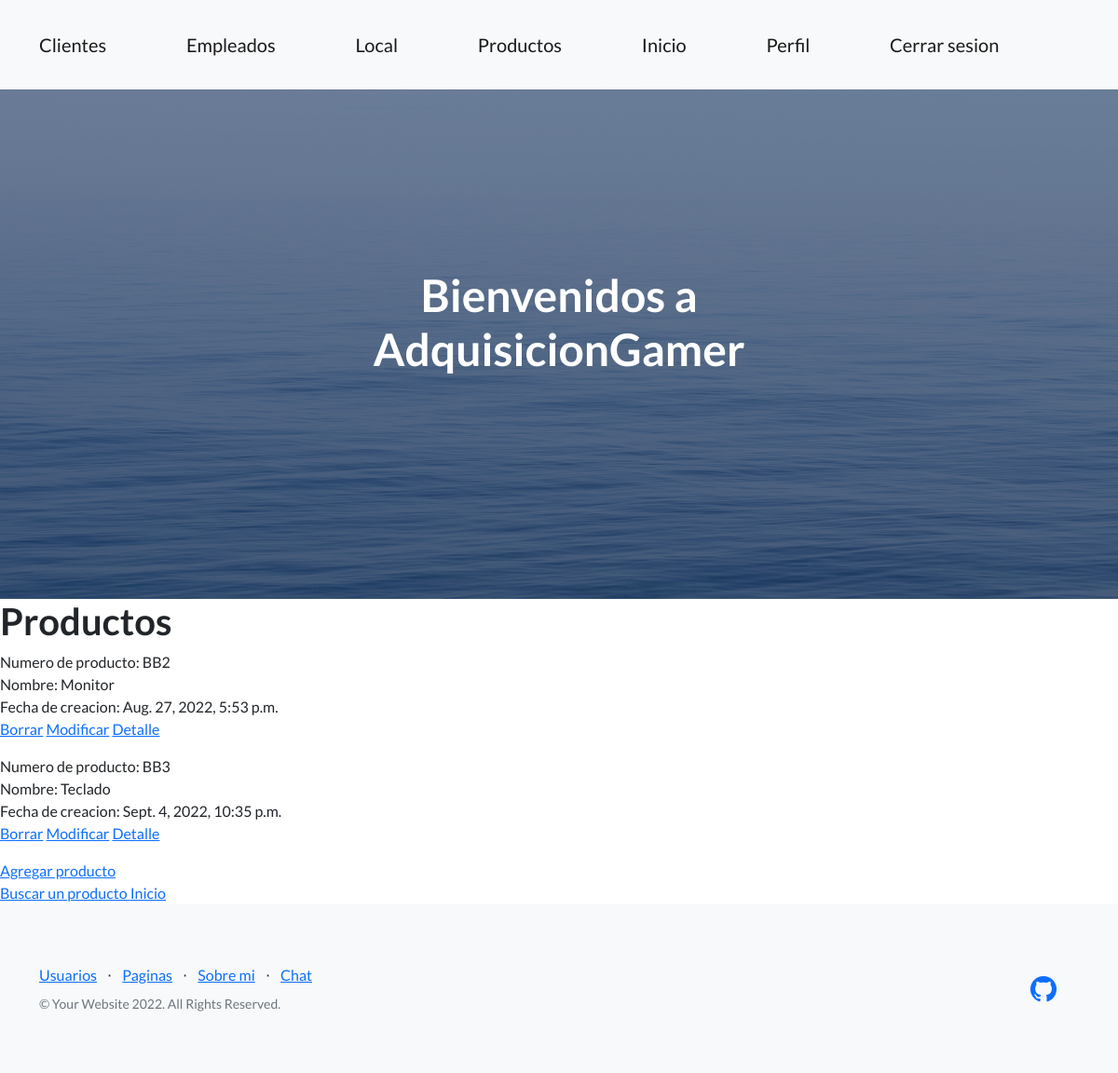
The page /Appfinal/producto/ (signed in) on the database its author committed.
### Appfinal/models.py (models this page shows, shortened)
class producto(models.Model):
    nombre_producto = models.CharField(max_length=40)
    precio = models.IntegerField()
    stock = models.IntegerField()
    fecha_de_creacion = models.DateTimeField(auto_now_add=True)

### Appfinal/views.py (the view)
# urls.py: path('producto/', views.Lista_productos.as_view(), name="productoInicio"),
class Lista_productos(ListView):
    model = producto
    template_name = 'Appfinal/producto_lista.html'

### Appfinal/templates/Appfinal/producto_lista.html (shortened to what this page needs)
{% extends "Appfinal/template_logueado.html" %}
{% load static %}
{% block B %}
    <h1> Productos </h1>
    {% for a in object_list %}
        <p>
            Numero de producto: BB{{a.id}} <br>
            Nombre: {{a.nombre_producto}} <br>
            Fecha de creacion: {{a.fecha_de_creacion}} <br>
            {% if request.user.is_authenticated %}
            <a href="{% url 'productoEliminar' a.id %}">Borrar</a>
            <a href="{% url 'productoModificar' a.id %}">Modificar</a>
            <a href="{% url 'productoDetalle' a.id %}">Detalle</a>
            {% endif %}
        </p>
    {% endfor %}
    {% if request.user.is_authenticated %}
    <a href ="/Appfinal/crear_producto/"> Agregar producto </a> <br>
    <a href ="/Appfinal/busqueda_producto/"> Buscar un producto </a>
    {% endif %}
    <a href="/Appfinal/inicio/">Inicio</a>
{% endblock %}

### rows shown on the page
producto: id "2", nombre_producto "Monitor", fecha_de_creacion "Aug. 27, 2022, 5:53 p.m."
producto: id "3", nombre_producto "Teclado", fecha_de_creacion "Sept. 4, 2022, 10:35 p.m."
